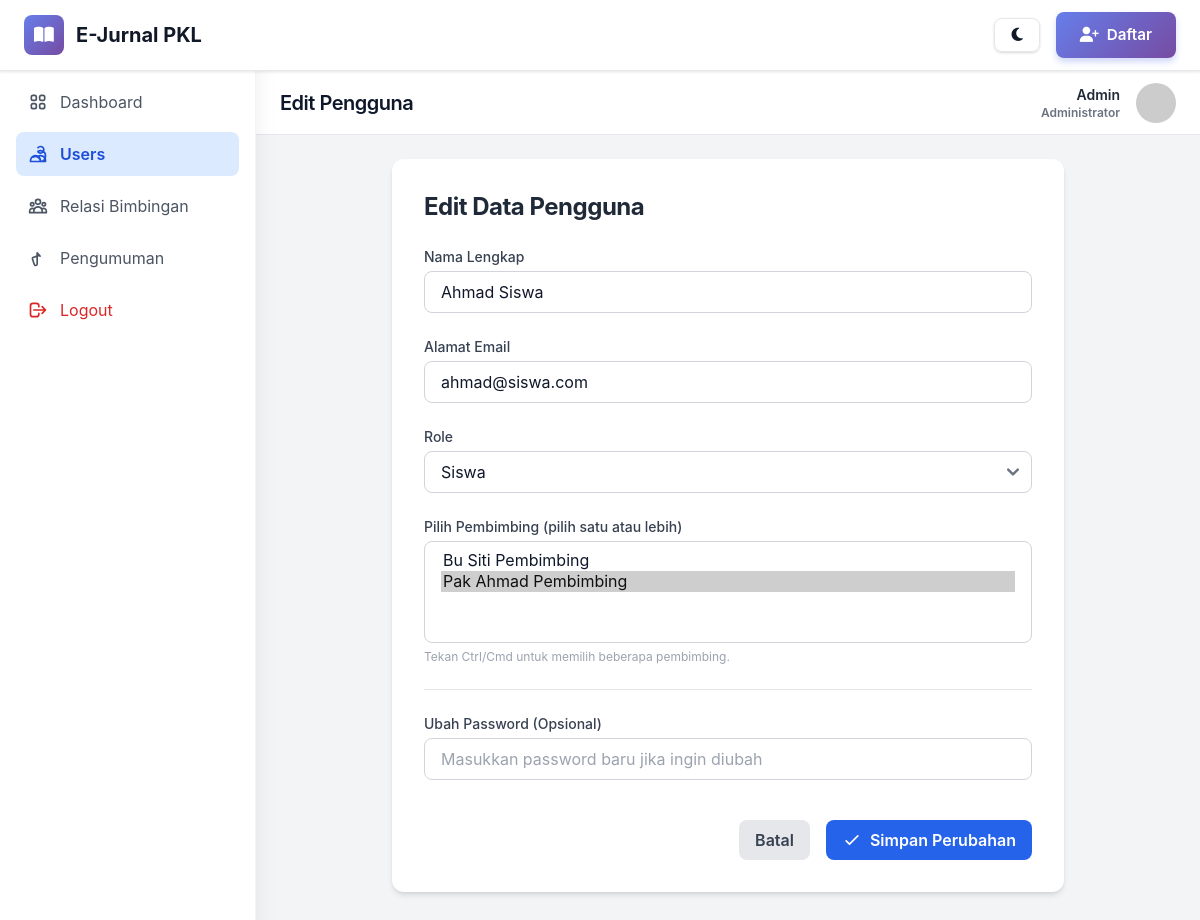
Page /public/admin/edit_user.php?id=4 (signed in) on the committed database.
### tables this page shows
CREATE TABLE users (
    id INT AUTO_INCREMENT PRIMARY KEY,
    nama_lengkap VARCHAR(255) NOT NULL,
    email VARCHAR(255) UNIQUE NOT NULL,
    password VARCHAR(255) NOT NULL,
    role ENUM('admin', 'pembimbing', 'siswa') NOT NULL,
    created_at TIMESTAMP DEFAULT CURRENT_TIMESTAMP
);

### public/admin/edit_user.php (the view, shortened to what this page needs)
<?php
include '../../app/_config/database.php';
$user_id = $_GET['id'] ?? null;
$stmt_pemb = $pdo->query("SELECT id, nama_lengkap FROM users WHERE role = 'pembimbing' ORDER BY nama_lengkap ASC");
$pembimbings = $stmt_pemb->fetchAll(PDO::FETCH_ASSOC);
$stmt_user = $pdo->prepare("SELECT id, nama_lengkap, email, role FROM users WHERE id = ?");
$stmt_user->execute([$user_id]);
$user = $stmt_user->fetch(PDO::FETCH_ASSOC);
include '../../templates/header.php';
$user_name = $_SESSION['user_nama'] ?? 'Admin';
?>
<div class="min-h-screen bg-gray-100">
    <aside class="fixed inset-y-0 left-0 z-20 w-64 bg-white shadow-xl border-r border-gray-100 flex-col hidden sm:flex">
        <div class="flex h-16 items-center justify-center border-b border-gray-200">
            <a href="index.php" class="flex items-center gap-2 font-bold text-lg bg-gradient-to-r from-blue-600 to-indigo-600 bg-clip-text text-transparent">
                <div class="p-2 rounded-lg bg-gradient-to-br from-blue-600 to-indigo-600 text-white">
                </div>
                <span>E-Jurnal</span>
            </a>
        </div>
        <nav class="flex-1 p-4 space-y-2">
            <a href="index.php" class="flex items-center gap-3 rounded-lg px-3 py-2.5 text-gray-600 hover:bg-gray-100 hover:text-gray-900 transition-all duration-200">
                Dashboard
            </a>
            <a href="users_manage.php" class="flex items-center gap-3 rounded-lg bg-blue-100 text-blue-700 px-3 py-2.5 font-semibold">
                 <svg class="h-5 w-5" fill="none" viewBox="0 0 24 24" stroke="currentColor"><path stroke-linecap="round" stroke-linejoin="round" stroke-width="2" d="M12 4.354a4 4 0 110 5.292M15 21H3v-1a6 6 0 0112 0v1zm0 0h6v-1a6 6 0 00-9-5.197M15 21a6 6 0 00-9-5.197M15 21a6 6 0 006-6v-1a6 6 0 00-9-5.197" /></svg>
                Users
            </a>
            <a href="manage_relasi.php" class="flex items-center gap-3 rounded-lg px-3 py-2.5 text-gray-600 hover:bg-gray-100 hover:text-gray-900 transition-all duration-200">
                Relasi Bimbingan
            </a>
            <a href="pengumuman_manage.php" class="flex items-center gap-3 rounded-lg px-3 py-2.5 text-gray-600 hover:bg-gray-100 hover:text-gray-900 transition-all duration-200">
                <svg class="h-5 w-5" fill="none" viewBox="0 0 24 24" stroke="currentColor"><path stroke-linecap="round" stroke-linejoin="round" stroke-width="2" d="M11 5.882V19.24a1.76 1.76 0 01-3.417.592l-2.144-6.363a1.76 1.76 0 01.592-2.145l6.364-2.144a1.76 1.76 0 012.144.592z" /></svg>
                Pengumuman
            </a>
            <a href="../logout.php" class="flex items-center gap-3 rounded-lg px-3 py-2.5 text-red-600 hover:bg-red-50 mt-auto transition-all duration-200">
                <svg class="h-5 w-5" fill="none" viewBox="0 0 24 24" stroke="currentColor"><path stroke-linecap="round" stroke-linejoin="round" stroke-width="2" d="M17 16l4-4m0 0l-4-4m4 4H7m6 4v1a3 3 0 01-3 3H6a3 3 0 01-3-3V7a3 3 0 013-3h4a3 3 0 013 3v1" /></svg>
                Logout
            </a>
        </nav>
    </aside>
    <div class="flex flex-col sm:ml-64">
         <header class="sticky top-0 z-10 flex h-16 items-center justify-between border-b bg-white px-6">
            <h1 class="text-xl font-semibold">Edit Pengguna</h1>
            <div class="flex items-center gap-4">
                <div class="font-semibold text-right">
                     <div class="text-sm text-gray-800"><?php echo htmlspecialchars($user_name); ?></div>
                    <div class="text-xs text-gray-500">Administrator</div>
                </div>
                <img class="h-10 w-10 rounded-full object-cover" src="https://ui-avatars.com/api/?name=<?php echo urlencode($user_name); ?>&background=random&color=fff" alt="User Avatar">
            </div>
        </header>
        <main class="flex-1 p-6">
            <div class="max-w-2xl mx-auto bg-white p-8 rounded-xl shadow-md">
                <h2 class="text-2xl font-bold text-gray-800 mb-6">Edit Data Pengguna</h2>
                <form method="POST" action="edit_user.php?id=<?php echo $user['id']; ?>" class="space-y-6">
                    <div>
                        <label for="nama_lengkap" class="block text-sm font-medium text-gray-700 mb-1">Nama Lengkap</label>
                        <input type="text" id="nama_lengkap" name="nama_lengkap" value="<?php echo htmlspecialchars($user['nama_lengkap']); ?>" class="w-full px-4 py-2 border border-gray-300 rounded-lg focus:ring-blue-500 focus:border-blue-500" required>
                    </div>
                    <div>
                        <label for="email" class="block text-sm font-medium text-gray-700 mb-1">Alamat Email</label>
                        <input type="email" id="email" name="email" value="<?php echo htmlspecialchars($user['email']); ?>" class="w-full px-4 py-2 border border-gray-300 rounded-lg focus:ring-blue-500 focus:border-blue-500" required>
                    </div>
                     <div>
                        <label for="role" class="block text-sm font-medium text-gray-700 mb-1">Role</label>
                        <select id="role" name="role" class="w-full px-4 py-2 border border-gray-300 rounded-lg focus:ring-blue-500 focus:border-blue-500" required>
                            <option value="siswa" <?php echo ($user['role'] === 'siswa') ? 'selected' : ''; ?>>Siswa</option>
                        </select>
                    </div>
                    <div id="pembimbing-select" class="mt-4 <?php echo ($user['role'] === 'siswa') ? '' : 'hidden'; ?>">
                        <label for="pembimbing_id" class="block text-sm font-medium text-gray-700 mb-1">Pilih Pembimbing (pilih satu atau lebih)</label>
                        <select id="pembimbing_id" name="pembimbing_id[]" multiple size="4" class="w-full px-4 py-2 border border-gray-300 rounded-lg focus:ring-blue-500 focus:border-blue-500">
                            <?php
                                $stmt_rel = $pdo->prepare("SELECT id_pembimbing FROM relasi_bimbingan WHERE id_siswa = ?");
                                $stmt_rel->execute([$user['id']]);
                                $current_pembs = $stmt_rel->fetchAll(PDO::FETCH_COLUMN);
                                foreach ($pembimbings as $p): ?>
                                <option value="<?php echo $p['id']; ?>" <?php echo in_array($p['id'], $current_pembs) ? 'selected' : ''; ?>><?php echo htmlspecialchars($p['nama_lengkap']); ?></option>
                            <?php endforeach; ?>
                        </select>
                        <p class="text-xs text-gray-400 mt-1">Tekan Ctrl/Cmd untuk memilih beberapa pembimbing.</p>
                    </div>
                    <div class="border-t pt-6 mt-6">
                         <label for="password" class="block text-sm font-medium text-gray-700 mb-1">Ubah Password (Opsional)</label>
                         <input type="password" id="password" name="password" placeholder="Masukkan password baru jika ingin diubah" class="w-full px-4 py-2 border border-gray-300 rounded-lg focus:ring-blue-500 focus:border-blue-500">
                    </div>
                    <div class="flex items-center justify-end space-x-4 pt-4">
                        <a href="users_manage.php" class="bg-gray-200 text-gray-700 font-semibold py-2 px-4 rounded-lg hover:bg-gray-300 transition-all">Batal</a>
                        <button type="submit" class="bg-blue-600 text-white font-semibold py-2 px-4 rounded-lg hover:bg-blue-700 transition-all flex items-center gap-2">
                            <svg class="h-5 w-5" fill="none" viewBox="0 0 24 24" stroke="currentColor"><path stroke-linecap="round" stroke-linejoin="round" stroke-width="2" d="M5 13l4 4L19 7" /></svg>
                            <span>Simpan Perubahan</span>
                        </button>
                    </div>
                </form>
            </div>
        </main>
    </div>
</div>
<?php include '../../templates/footer.php'; ?>

### public/assets/css/premium.css (style rules this page uses)
:root { --gradient-primary: linear-gradient(135deg, #667eea 0%, #764ba2 100%); --gradient-primary-alt: linear-gradient(135deg, #5568d3 0%, #6b3fa1 100%); --gradient-secondary: linear-gradient(135deg, #f093fb 0%, #f5576c 100%); --gradient-success: linear-gradient(135deg, #10b981 0%, #059669 100%); --gradient-warning: linear-gradient(135deg, #f59e0b 0%, #d97706 100%); --gradient-danger: linear-gradient(135deg, #ef4444 0%, #dc2626 100%); --gradient-info: linear-gradient(135deg, #3b82f6 0%, #1e40af 100%); --primary: #667eea; --primary-dark: #5568d3; --primary-light: #8b9eed; --secondary: #764ba2; --success: #10b981; --success-dark: #059669; --warning: #f59e0b; --danger: #ef4444; --info: #3b82f6; --gray-50: #f9fafb; --gray-100: #f3f4f6; --gray-200: #e5e7eb; --gray-300: #d1d5db; --gray-400: #9ca3af; --gray-500: #6b7280; --gray-600: #4b5563; --gray-700: #374151; --gray-800: #1f2937; --gray-900: #111827; --shadow-xs: 0 1px 2px 0 rgba(0, 0, 0, 0.05); --shadow-sm: 0 1px 3px 0 rgba(0, 0, 0, 0.1), 0 1px 2px 0 rgba(0, 0, 0, 0.06); --shadow-md: 0 4px 6px -1px rgba(0, 0, 0, 0.1), 0 2px 4px -1px rgba(0, 0, 0, 0.06); --shadow-lg: 0 10px 15px -3px rgba(0, 0, 0, 0.1), 0 4px 6px -2px rgba(0, 0, 0, 0.05); --shadow-xl: 0 20px 25px -5px rgba(0, 0, 0, 0.1), 0 10px 10px -5px rgba(0, 0, 0, 0.04); --shadow-2xl: 0 25px 50px -12px rgba(0, 0, 0, 0.25); --backdrop-blur: blur(8px); --z-dropdown: 1000; --z-sticky: 1020; --z-fixed: 1030; --z-modal-backdrop: 1040; --z-modal: 1050; --z-popover: 1060; --z-tooltip: 1070; }
* { transition-property: background-color, border-color, color, fill, stroke, opacity, box-shadow, transform, filter, backdrop-filter; transition-timing-function: cubic-bezier(0.4, 0, 0.2, 1); transition-duration: 150ms; }
html { scroll-behavior: smooth; scroll-padding-top: 80px; }
body { font-family: -apple-system, BlinkMacSystemFont, 'Segoe UI', 'Helvetica Neue', sans-serif; background: linear-gradient(135deg, var(--gray-50) 0%, var(--gray-100) 100%); color: var(--gray-900); line-height: 1.6; }
h1, h2, h3, h4, h5, h6 { font-weight: 700; line-height: 1.2; letter-spacing: -0.5px; }
p { color: var(--gray-600); }
a { color: var(--primary); text-decoration: none; transition: all 150ms cubic-bezier(0.4, 0, 0.2, 1); }

### public/assets/css/modern.css (style rules this page uses)
:root { --primary: #667eea; --primary-dark: #5568d3; --secondary: #764ba2; --success: #10b981; --warning: #f59e0b; --danger: #ef4444; --info: #3b82f6; }
* { transition-property: background-color, border-color, color, fill, stroke, opacity, box-shadow, transform, filter, backdrop-filter; transition-timing-function: cubic-bezier(0.4, 0, 0.2, 1); transition-duration: 150ms; }
html { scroll-behavior: smooth; }
body { font-family: -apple-system, BlinkMacSystemFont, 'Segoe UI', Roboto, 'Helvetica Neue', Arial, sans-serif; }
input[type="text"], input[type="email"], input[type="password"], input[type="number"], textarea, select { transition: all 0.3s ease; }
a { @apply no-underline; }

### templates/header.php (style rules this page uses)
:root { --primary: #667eea; --primary-dark: #5568d3; --secondary: #764ba2; --success: #10b981; --warning: #f59e0b; --danger: #ef4444; }
* { transition-property: background-color, border-color, color, fill, stroke, opacity, box-shadow, transform, filter, backdrop-filter; transition-timing-function: cubic-bezier(0.4, 0, 0.2, 1); transition-duration: 150ms; }
body { font-family: -apple-system, BlinkMacSystemFont, 'Segoe UI', Roboto, 'Helvetica Neue', Arial, sans-serif; }

### rows in the picture
users: nama_lengkap "Ahmad Siswa", email "ahmad@siswa.com", role "Siswa"

### other values in the picture
$user_name "Admin"
form field value "Bu Siti Pembimbing / Pak Ahmad Pembimbing ☑"
